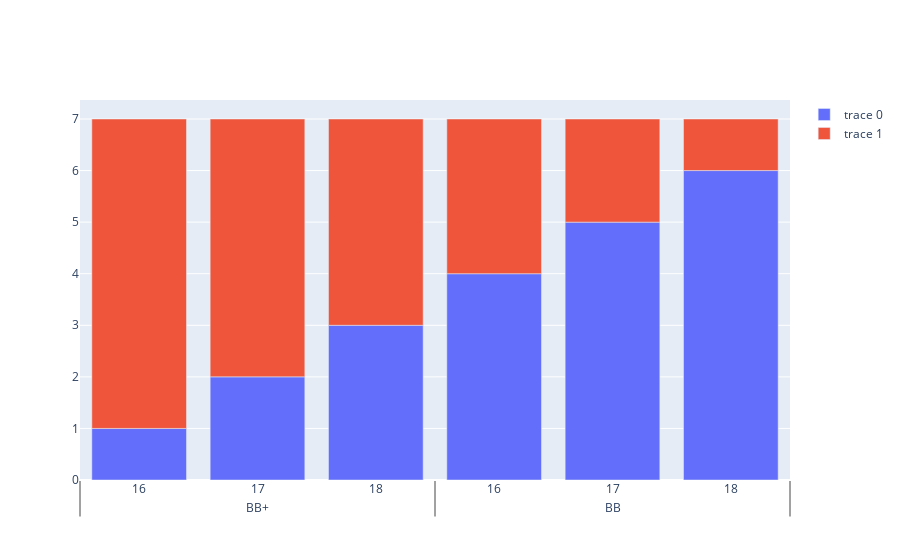

Notebook cell for this chart:
### Code cell
import plotly.graph_objects as go
x = [
    ["BB+", "BB+", "BB+", "BB", "BB", "BB"],
    [16, 17, 18, 16, 17, 18,]
]
fig = go.Figure()
fig.add_bar(x=x,y=[1,2,3,4,5,6])
fig.add_bar(x=x,y=[6,5,4,3,2,1])
fig.update_layout(barmode="relative")
fig.show()

### Figure 1 — Plotly figure (JSON) as saved in the notebook; plotly's stock layout.template omitted (floating-point values rounded to 4 significant figures)
{"data": [{"type": "bar", "x": [["BB+", "BB+", "BB+", "BB", "BB", "BB"], [16, 17, 18, 16, 17, 18]], "y": [1, 2, 3, 4, 5, 6]}, {"type": "bar", "x": [["BB+", "BB+", "BB+", "BB", "BB", "BB"], [16, 17, 18, 16, 17, 18]], "y": [6, 5, 4, 3, 2, 1]}], "layout": {"barmode": "relative"}}
